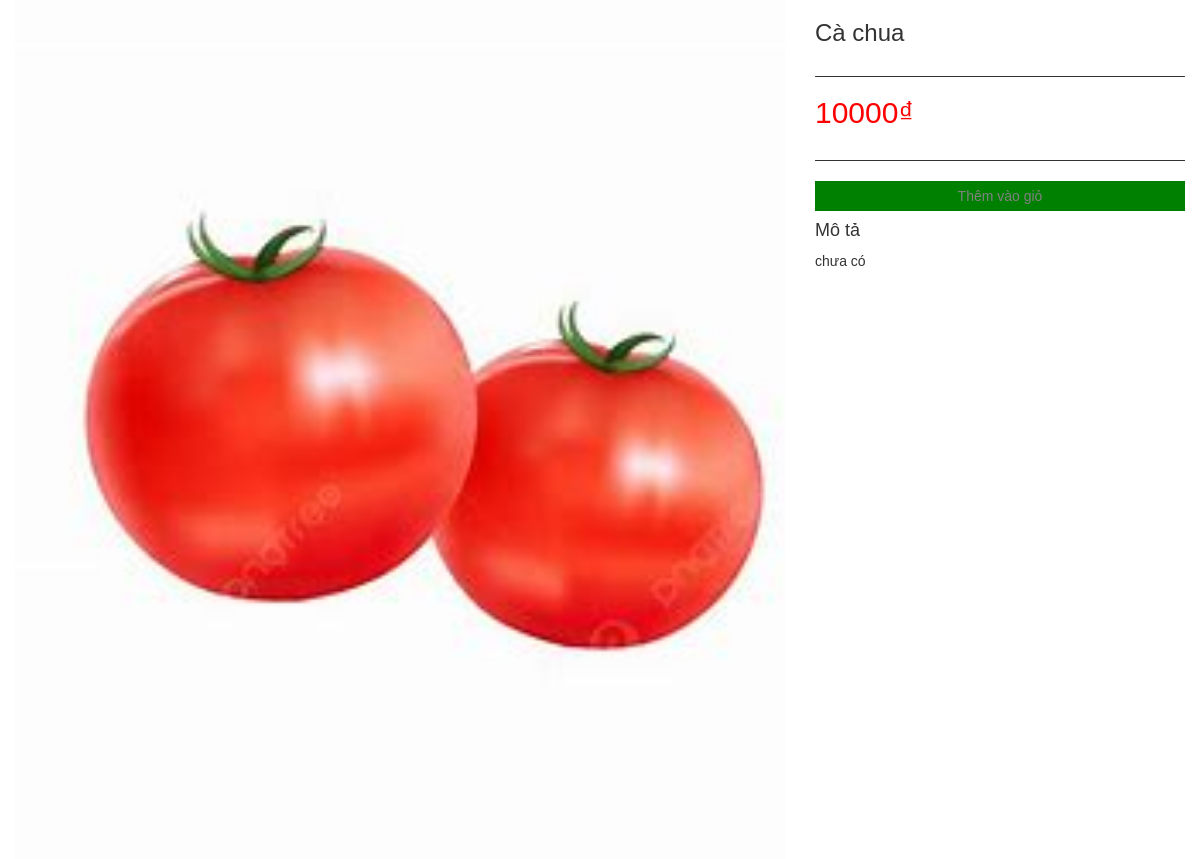
The app's page /front_web/chitietsp.php?pro_id=1 with its own data.
### tables this page shows
CREATE TABLE `tbl_sanpham` (
  `product_id` int(11) NOT NULL,
  `category_id` int(11) NOT NULL,
  `product_image` varchar(255) NOT NULL,
  `product_name` varchar(255) NOT NULL,
  `product_price` int(11) NOT NULL,
  `detail` text NOT NULL,
  `active` int(11) NOT NULL DEFAULT 1
);

### front_web/chitietsp.php (the view, shortened to what this page needs)
<!DOCTYPE html>
<html lang="en">
<head>
    <link rel="stylesheet" href="https://maxcdn.bootstrapcdn.com/bootstrap/3.4.1/css/bootstrap.min.css">
    <link rel="stylesheet" href="../css/style.css">
</head>
<body>
    <div class="container-fluid">
        <?php
        include("../db/connect.php");
        $product = mysqli_query($conn, "SELECT * FROM tbl_sanpham where product_id =" . $_GET['pro_id']);
        $result = mysqli_fetch_assoc($product);
        ?>
        <div class="row">
            <div class="col-sm-8">
                <img src="../img/product/<?php echo $result['product_image'] ?>" width="100%" height="100%" alt="">
            </div>
            <div class="col-sm-4" style="position: fixed;top: 0;right: 0;">
                <h3>
                    <?php echo $result['product_name'] ?>
                </h3><br>
                <div style="border-top: solid 1px;border-bottom: solid 1px;padding: 15px 0px;">
                    <p><span style="color: red;font-size: 30px;">
                            <?php echo $result['product_price'] ?>₫
                        </span>
                    </p>
                </div><br>
                <div class="text-center">
                    <a href="themgiohang.php?pro_id=<?php echo $result['product_id'] ?>">
                        <button style="background-color:green;width:100%;height:30px;border:0;">Thêm vào giỏ</button>
                    </a>
                </div>
                <h4>Mô tả</h4>
                <?php echo $result['detail'] ?>
            </div>
        </div>
    </div>
</body>
</html>

### css/style.css (style rules this page uses)
* { font-family: 'Quicksand', sans-serif; }
a { text-decoration: none!important; color: gray!important; }

### front_web/chitietsp.php (style rules this page uses)
body { position: relative; }

### records on screen
tbl_sanpham: product_image (picture), product_name "Cà chua", product_price "10000", detail "chưa có"
